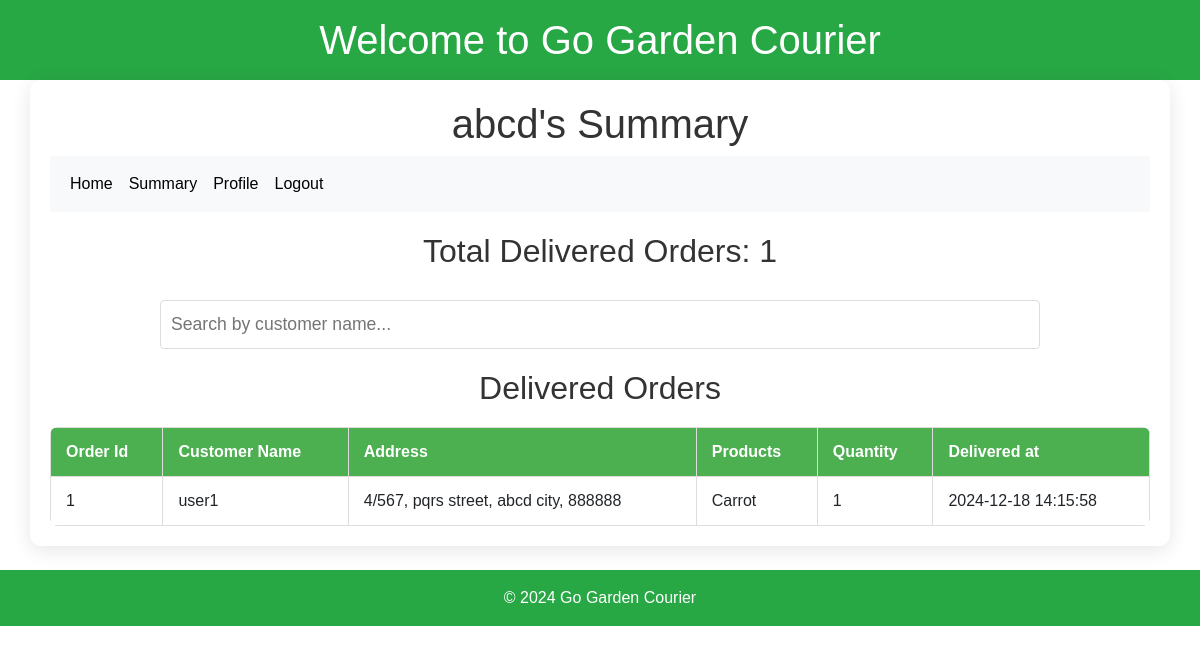
/courier_summary (signed in), run on the app's committed database.
### models.py (models this page shows, shortened)
class User(db.Model, UserMixin):
    __tablename__ = 'users'
    user_id = db.Column(db.Integer, primary_key=True)
    name = db.Column(db.String(150), nullable=False)
    email = db.Column(db.String(150), unique=True, nullable=False)
    password_hash = db.Column(db.String(256), nullable=False)
    role = db.Column(db.String(50), nullable=False)
    created_at = db.Column(db.DateTime, default=datetime.now(timezone.utc))
    profile_updated_at = db.Column(db.DateTime, default=datetime.now(timezone.utc), onupdate=datetime.now(timezone.utc))
    last_login = db.Column(db.DateTime, default=datetime.now(timezone.utc))
    address = db.Column(db.String(300))
    phone_number = db.Column(db.String(15))
    pincode = db.Column(db.String(10))
    region = db.Column(db.String(50))
    country = db.Column(db.String(50))
    vehicle_info = db.Column(db.String(150))
    vehicle_number = db.Column(db.String(50))
    orders_customer = db.relationship("Order", foreign_keys='Order.user_id', back_populates="user")
    orders_courier = db.relationship("Order", foreign_keys='Order.assigned_to', back_populates="courier")
    carts = db.relationship("Cart", back_populates="user")
    password_resets = db.relationship("PasswordReset", back_populates="user")
    subscriptions = db.relationship("Subscription", back_populates="user")
    audit_logs = db.relationship("Audit", back_populates="user")

class Order(db.Model):
    __tablename__ = 'orders'
    order_id = db.Column(db.Integer, primary_key=True)
    user_id = db.Column(db.Integer, db.ForeignKey('users.user_id'))
    assigned_to = db.Column(db.Integer, db.ForeignKey('users.user_id'), nullable=False)
    status = db.Column(db.String(50), nullable=False, default='Pending')
    address = db.Column(db.String(300))
    pincode = db.Column(db.String, nullable=False)
    estimated_delivery = db.Column(db.DateTime)
    actual_delivery = db.Column(db.DateTime)
    created_at = db.Column(db.DateTime, default=datetime.now(timezone.utc))
    updated_at = db.Column(db.DateTime, default=datetime.now(timezone.utc), onupdate=datetime.now(timezone.utc))
    total_price = db.Column(db.Float, nullable=False)
    shipping_cost = db.Column(db.Float, nullable=False)
    user = db.relationship("User",foreign_keys=[user_id],back_populates="orders_customer")
    courier = db.relationship("User", foreign_keys=[assigned_to], back_populates="orders_courier")
    order_items = db.relationship("OrderItem", back_populates="order")
    audit_logs = db.relationship("Audit",foreign_keys='Audit.order_id', back_populates="order")

class Product(db.Model):
    __tablename__ = 'product'
    product_id = db.Column(db.Integer, primary_key=True)
    name = db.Column(db.String(80), nullable=False)
    cost_price = db.Column(db.Float, nullable=False)
    selling_price = db.Column(db.Float, nullable=False)
    description = db.Column(db.String)
    stock_quantity = db.Column(db.Integer, nullable=False)
    image_url = db.Column(db.String)
    category_id = db.Column(db.Integer, db.ForeignKey('category.category_id'))
    product_weight = db.Column(db.Float, default=0)
    category = db.relationship("Category", back_populates="products")
    cart_items = db.relationship("CartItem", back_populates="product")
    order_items = db.relationship("OrderItem", back_populates="product")

### courier.py (the view)
@app.route('/courier_summary')
@login_required
def courier_summary():
    courier_id = current_user.user_id
    courier = User.query.get(courier_id)
    if not courier or courier.role != 'courier_service_provider':
        return jsonify({'error': 'Courier not found'}), 404
    orders = Order.query.filter(Order.assigned_to==courier_id, Order.status == "Delivered").all()
    orders_list = [{
        'order_id': order.order_id,
        'customer_name': order.user.name,
        'customer_address': order.address+', '+str(order.pincode),
        'customer_phone': order.user.phone_number,
        'products': '\n'.join([item.product.name for item in OrderItem.query.filter(OrderItem.order_id==order.order_id).all()]),
        'quantity': '\n'.join([str(item.quantity) for item in OrderItem.query.filter(OrderItem.order_id==order.order_id).all()]),
        'delivered_at':order.actual_delivery.strftime('%Y-%m-%d %H:%M:%S'),
    } for order in orders]
    return render_template('courier_summary_t1.html',orders=orders_list, user_name=current_user.name)

### templates/courier_summary_t1.html (shortened to what this page needs)
{% extends 'base.html' %}
{% block extra_css %}
    <link rel="stylesheet" href="{{ url_for('static', filename='css/courier.css') }}">
{% endblock %}
{%block content%}
    <h1>{{user_name}}'s Summary</h1>
    <nav class="navbar navbar-expand-lg bg-body-tertiary">
        <div class="container-fluid">
            <div class="collapse navbar-collapse" id="navbarSupportedContent">
                <ul class="navbar-nav me-auto mb-2 mb-lg-0">
                    <li class="nav-item">
                    <a class="nav-link active" href="{{ url_for('courier.courier_dashboard') }}">Home</a>
                    </li>
                    <li class="nav-item">
                        <a class="nav-link active" href="{{ url_for('courier.courier_summary') }}">Summary</a>
                    </li>
                    <li class="nav-item">
                        <a class="nav-link active" href="{{ url_for('courier.courier_profile') }}">Profile </a>
                    </li>
                    <li class="nav-item">
                        <a class="nav-link active" href="{{ url_for('authenticate.logout') }}">Logout</a>
                    </li>
                </ul>
            </div>
        </div>
    </nav>
    <div class="summary">
        <h2>Total Delivered Orders: <span id="total-delivered">{{ orders|length }}</span></h2>
    </div>
    <div class="search-container">
        <input type="text" id="search-delivered" class="search-input" placeholder="Search by customer name..." onkeyup="filterDeliveredOrders()">
    </div>
    <h2>Delivered Orders</h2>
    <table id="Delivered-orders-table">
        <thead>
            <tr>
                <th>Order Id</th>
                <th>Customer Name</th>
                <th>Address</th>
                <th>Products</th>
                <th>Quantity</th>
                <th>Delivered at</th>
            </tr>
        </thead>
        <tbody id="delivered-orders-body">
            {% for order in orders %}
            <tr>
                <td>{{ order['order_id'] }}</td>
                <td>{{ order['customer_name'] }}</td>
                <td>{{ order['customer_address'] }}</td>
                <td>{{ order['products']  }}</td>
                <td>{{ order['quantity'] }}</td>
                <td>{{ order['delivered_at'] }}</td>
            </tr>
            {% endfor %}
        </tbody>
    </table>
{% endblock %}

### static/css/courier.css (style rules this page uses)
body { font-family: 'Arial', sans-serif; background-image: url('images/logistics.png'); background-size: cover; background-attachment: fixed; margin: 0; }
.container h1,.container h2 { text-align: center; color: #333; }
table { width: 100%; border-collapse: collapse; margin-top: 20px; border-radius: 8px; overflow: hidden; background-color: white; }
table th, table td { border: 1px solid #ddd; padding: 12px 15px; text-align: left; }
table th { background-color: #4CAF50; color: white; }
table tbody tr { transition: background-color 0.3s ease; }
.summary { margin: 20px 0; text-align: center; font-size: 1.3em; }
.search-container { margin: 20px 0; text-align: center; }
.search-input { padding: 10px; width: 80%; border: 1px solid #ddd; border-radius: 4px; font-size: 1em; }
input[type="text"] { font-size: 1.1em; margin-top: 10px; }

### data on the page
User: name "abcd"
Order: order_id "1", customer_name "user1", customer_address "4/567, pqrs street, abcd city, 888888", products "Carrot", quantity "1", delivered_at "2024-12-18 14:15:58"

### other printed values
{{ orders|length }} "1"
